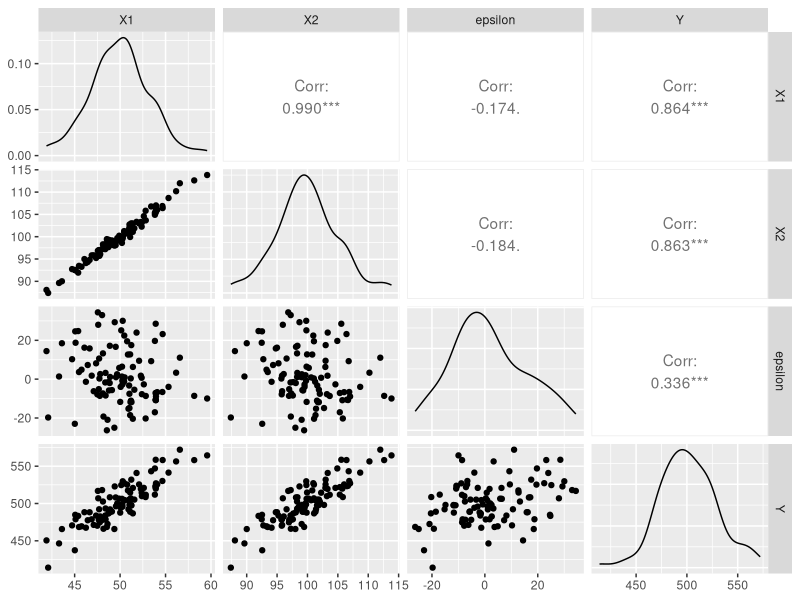

Here is the R script that generated this plot: (Note: this script raises an error after producing the figure.)
## ---- chunk 1
library(magrittr) # pipes
library(dplyr)    # data manipulation
library(ggplot2)  # plotting
library(GGally)   # ggplot's friend
library(mice)     # boys data
library(mvtnorm)  # multivariate normal fun
library(glmnet)   # penalized regression
library(plotmo)   # informative plots
## ---- chunk 2
set.seed(123) # to allow reproduction
data <- rmvnorm(100, 
                mean = c(50, 100),
                sigma = matrix(c(14, 21, 21, 32), nrow = 2, ncol = 2)) %>% 
  set_colnames(c("X1", "X2")) %>% 
  as_tibble() %>% 
  mutate(epsilon = rnorm(100, mean = 0, sd = 15), 
         Y =  2 * X1 + 4* X2 + epsilon)

var(data)
colMeans(data)
## ---- chunk 3
data %>% 
  ggpairs() # from GGally
## ---- chunk 4
Y <- data$Y %>% as.matrix
X <- data %>% select(X1, X2) %>% as.matrix %>% cbind(1, .)
solve(t(X) %*% X) %*% t(X) %*% Y
## ---- chunk 5
Y <- data$Y %>% as.matrix
X <- data %>% select(X1) %>% as.matrix %>% cbind(1, .)
solve(t(X) %*% X) %*% t(X) %*% Y
## ---- chunk 6
data %$% lm(Y ~ X1 + X2) %>% summary
## ---- chunk 7
data %$% glm(Y ~ X1 + X2, family = gaussian(link = "identity")) %>% summary
## ---- chunk 8
data %$% lm(Y ~ X1 + X2) %>% summary %>% list(coef = .$coefficients, R2 = .$r.squared) %>% .[-1]
## ---- chunk 9
data %$% lm(Y ~ X1) %>% summary %>% list(coef = .$coefficients, R2 = .$r.squared) %>% .[-1]
## ---- chunk 10
mammalsleep %>% select(sws, ps, ts) %>% 
  tail()
## ---- chunk 11
X <- mammalsleep %>% select(sws, ps, ts) %>% na.omit() %>% as.matrix()
solve(t(X) %*% X)
## ---- chunk 12
solve(t(X[, -3]) %*% X[, -3])
## ---- chunk 13
matrix(c(2, 3, 5, 7.5), 2, 2) %>% solve()
matrix(c(2, 3, 5, 7.5), 2, 2) %>% eigen() %>% .$values
## ---- chunk 14
Y <- data$Y %>% as.matrix
X <- data %>% select(X1, X2) %>% as.matrix %>% cbind(1, .)
## ---- chunk 15
lm(Y ~ X1 + X2, data = data) %>% coef
glmnet(x=X[,-1], y=Y, family = gaussian, alpha = 0, lambda = 0, thresh=1e-17) %>% coef %>% t()
MASS::lm.ridge(Y ~ X1 + X2, data = data, lambda = 0)
## ---- chunk 16
lm(Y ~ X1 + X2, data = data) %>% coef
glmnet(x=X[,-1], y=Y, family = gaussian, alpha = 0, lambda = 1) %>% coef %>% t()
## ---- chunk 17
fit <- cv.glmnet(X, Y, alpha = 0, nfolds = 5)
fit
fit %>% coef(s = c(2.399, 12.804))
## ---- chunk 18
plot(fit)
## ---- chunk 19
glmnet(X, Y, alpha = 0) %>% plot_glmnet(s = fit$lambda.min) # from plotmo
